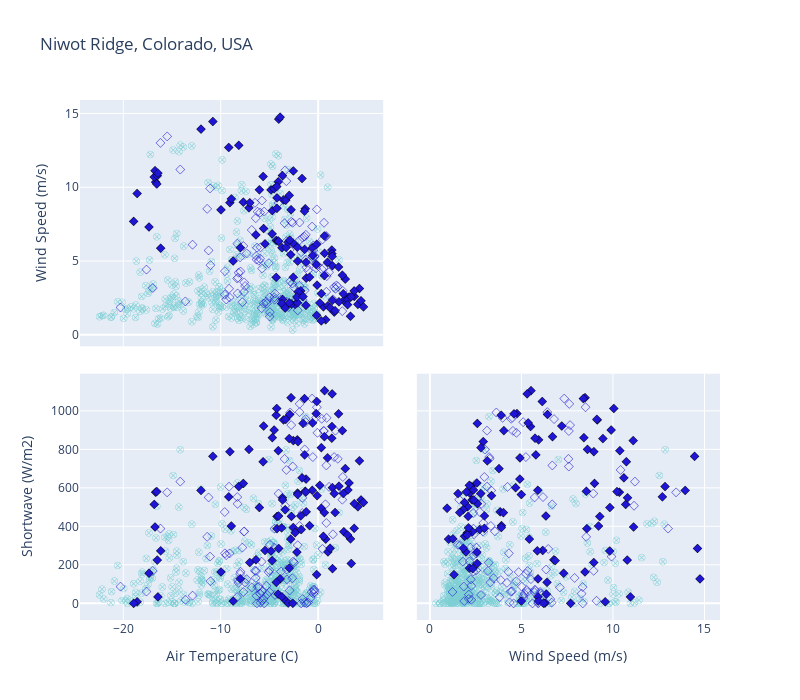

Source (notebook cell):
### Markdown cell above
# Scatter Plots: for partial unloading

### Code cell
# State which site we are working with 
df = niwot_df_unload.copy(deep=True)

# Some constatns 
colorscaled = [[0., colorsnowunload], [1, colorsnow]]
index_vals = df['CD']
index_symbols = df['Typesymbol']

fig = go.Figure()
fig.add_trace(go.Splom(dimensions=[dict(label='Air Temperature (C)',     values=df['temp']),
                                   dict(label='Wind Speed (m/s)', values=df['windspeed']),
                                   dict(label='Shortwave (W/m2)', values=df['shortwave'])],
                                   marker=dict(color=index_vals, colorscale=colorscaled, symbol=index_symbols, showscale=False, line_color='black', line_width=0.5, size=7),
                                   showlegend=False, showupperhalf=False, diagonal_visible=False,
                      ))

# Other options
#showupperhalf=False, diagonal_visible=False
#marker=dict(show scale=False)

# fig.update_traces(showlegend=True, legendgroup=index_symbols, selector=dict(mode='spolm'))
# fig.update_traces(showlegend=True)

fig.update_layout(title='Niwot Ridge, Colorado, USA', width=800, height=700, dragmode='select')

fig.show()

### Figure 1 — Plotly figure (JSON) as saved in the notebook; plotly's stock layout.template omitted (floating-point values rounded to 4 significant figures; data arrays with more than 128 entries replaced by an {"elided": "..."} marker saying what was removed)
{"data": [{"diagonal": {"visible": false}, "dimensions": [{"label": "Air Temperature (C)", "values": {"elided": "695 float values"}}, {"label": "Wind Speed (m/s)", "values": {"elided": "695 float values"}}, {"label": "Shortwave (W/m2)", "values": {"elided": "695 float values"}}], "marker": {"color": {"elided": "695 int values"}, "colorscale": [[0, "#1F15D5"], [1, "#7dcfd4"]], "line": {"color": "black", "width": 0.5}, "showscale": false, "size": 7, "symbol": {"elided": "695 int values"}}, "showlegend": false, "showupperhalf": false, "type": "splom"}], "layout": {"dragmode": "select", "height": 700, "title": {"text": "Niwot Ridge, Colorado, USA"}, "width": 800}}
